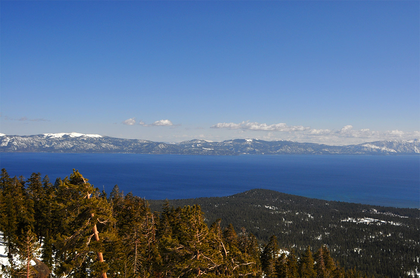
%> input picture src/upload/mountain_001.png, 420 x 278 px, shrunk from 1086 x 720 before the run; its folder holds 3 pictures in this run
$ octave --eval "challengeStitch;"   (GNU Octave 9; MATLAB toolbox functions it lacks are replaced by stand-ins)
%> lines starting %> are read from the running program, lines starting %| are printed output that depends on the picture
function challengeStitch()
% Test image stitching

focal_length_type = 'variable';
upload_dir = './upload';
img_stack = loadImageStack(upload_dir);
% Should pass the leftMost image first

stitched_img = stitchImg(img_stack, focal_length_type);
% [5 lines not run here, left out]
function [rgb_stack] = loadImageStack(upload_dir)
%> called with upload_dir = './upload'

%fnames = dir([upload_dir '/*.jpg']);
fnames = dir([upload_dir]);
names = {fnames.name};
% remove . and .. files
names = names(cellfun(@(x) x(1), names) ~= '.');

cac = regexprep( names,                          ...
                 '^([A-z]+)(\d+)(\.\w+)$', '$2' );
[ ~, ixs ] = sort(str2double(cac));
names = names(ixs);

img = imread([upload_dir '/' char(names(1))]);
%> img is the input picture: size 278x420x3 uint8; mean R, G, B 86.4, 107.8, 136.9
[m,n,~] = size(img);
%> m = 278; n = 420
k = length(names);
rgb_stack = zeros(m,n,3,k, 'uint8'); % must define type as uint8
for i = 1: k
    img = imread([upload_dir '/' char(names(i))]);
    rgb_stack(:,:,:,i) = img;
end

end


function stitched_img = stitchImg(img_stack, focal_length_type)
%> called with focal_length_type = 'variable'

%fprintf('Number of arguments: %d\n',nargin);
% First Image should be the leftmost image
% Destination Image
nImgs = size(img_stack,4);
%> nImgs = 3
center_img = img_stack(:,:,:,1);

% Use RANSAC to reject outliers
% n approximated according to formulae given in slides for p and alpha
ransac_n = 50; % Max number of iteractions
ransac_eps = 2; % Acceptable alignment error % 3 pixel far
%im = imread('vase1.png');
for i = 2 : nImgs
    source_img = img_stack(:,:,:,i);
%    imwrite(source_img, './Output/source_img.png');
    [xs, xd] = genSIFTMatches(source_img, center_img);
%    imwrite(source_img, './Output/source_img_1.png');
    center_img = [center_img zeros(size(source_img))];
    center_img(isnan(center_img)) = 0;
    while (1)
        [inliers_id, H_3x3] = runRANSAC_H(xs, xd, ransac_n, ransac_eps);
        [f0, f1] = computeFocalLength(source_img, H_3x3, focal_length_type);
        if isreal(f0) && isreal(f1)
            break
        end
    end
%    imwrite(im, './Output/vase1_3.png');
    %f0 = 650;
    %f1 = 28000;

    [inliers_id, R_3x3] = runRANSAC_R(xs, xd, ransac_n, ransac_eps, f0, f1);
%    imwrite(im, './Output/vase1_4.png');
    imgd = im2double(center_img);
    imgs = im2double(source_img);
    maskSource = logical(imgd(:,:,1));
    dest_canvas_width_height = [size(imgd, 2) size(imgd, 1)];
    [mask, dest_img] = backwardWarpImg(imgs, inv(R_3x3), dest_canvas_width_height, f0, f1);
    blended_result = blendImagePair(dest_img, mask, imgd, maskSource,...
    'blend');
    %imshow(blended_result);
    center_img = blended_result;
    %}
end
%> this loop made 1 pass
%> pass 1, in genSIFTMatches, `imgs = im2single(imgs)`:
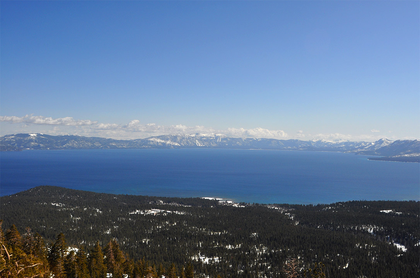
%> imgs: size 278x420x3 single; mean R, G, B 0.373, 0.464, 0.585
%> pass 1, in genSIFTMatches, `gray_s = rgb2gray(imgs)`:
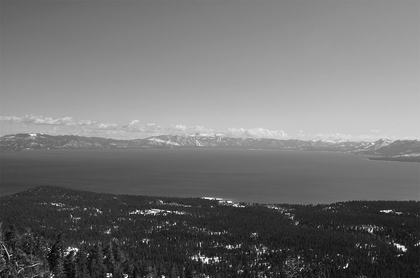
%> gray_s: size 278x420 single; min 0.0032, max 1, mean 0.451
%> pass 1, in genSIFTMatches, `gray_d = rgb2gray(imgd)`:
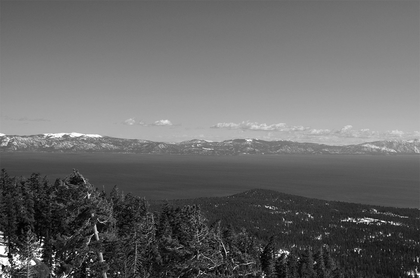
%> gray_d: size 278x420 single; min 0, max 1, mean 0.411
%imwrite(im, './Output/vase1_5.png');
stitched_img = center_img;
end

function [xs, xd] = genSIFTMatches(imgs, imgd)

% Add the sift library to path if the sift mex file cannot be found
% Here we assume the sift_lib is placed at a predefined location
% (relative path)
if ~isequal(exist('vl_sift'), 3)
    sift_lib_dir = fullfile('sift_lib', ['mex' lower(computer)]);
    orig_path = addpath(sift_lib_dir);
    % Restore the original path upon function completion
    temp = onCleanup(@()path(orig_path));
end

imgs = im2single(imgs); gray_s = rgb2gray(imgs);
imgd = im2single(imgd); gray_d = rgb2gray(imgd);

%> (the run ends here)
